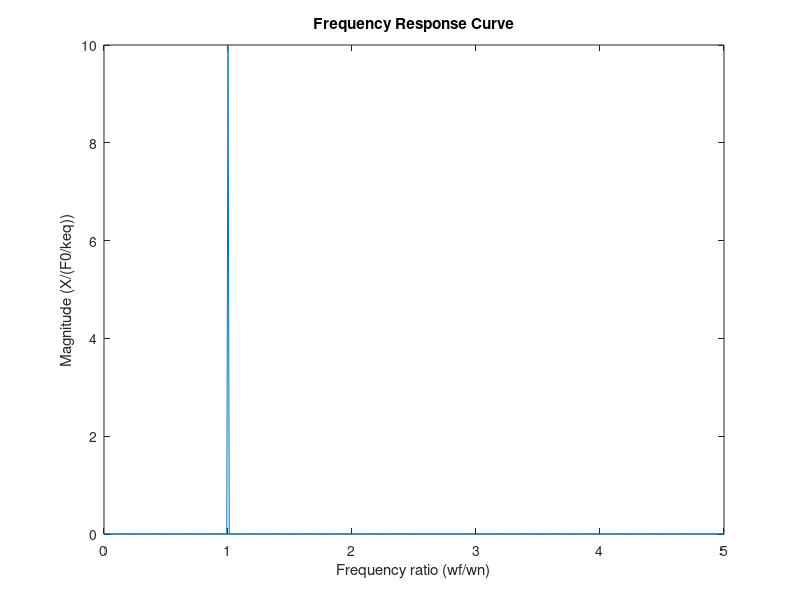

Write MATLAB code to recreate this figure.
% Shishir Khanal
% ME 4440
% Mechanical Vibrations Project
% Group Members:
% Sheeren Aljumah
% Jose Nunez Torres
% Shishir Khamal
% Date: 12/7/2018
% Purpose : Develop a simulation for the frequency response of the particular
% solution of the vibration system of interest
%-------------------------------------------------------------
clear; clc;
% Clears the screen and workspace for fresh start every time
mu = 0.3;
% Assume coefficient of kinetic friction between two aluminiums is taken as 0.3
M = 0.065;
% Total mass of the load and the motor is taken as 0.065kg
m0 = 0.018;
% mass odfload is taken as 0.18 kg
g = 9.81;
% Acceleration due to gravity is 9.81 ms^-2
e = 0.023 ;
% eccentricity of the rotating mass is 0.023 m
wf = ((4*mu*M*g)/(m0*e*pi))^(1/2);
% equation for limiting angular frequency
k1 = 101;
k2 = 58;
% Spring constanta
keq = k1+k2;
wn = (keq/(M+m0))^(1/2);
% equation for natural frequency
F0 = m0*e*wf^2;
% equation for F0
N = M*g;
% expression for Normal force
Term1 = 1-((4*mu*N)/(pi*F0))^2;
r = 0:0.01:5;
Term2 = (1-(r.^2)).^2;
X = (F0/keq)*((Term1./(Term2))).^(1/2) ;
Mag = abs(X/(F0/keq));
infval = isnan(Mag);
%locate 1
index = find(infval);
%Modify parameters to show a continous resonace curve
Mag(index) = 10;
% phase lag
t = 0:0.01:5;
% expression for particular solution
plot(t,Mag);
title('Frequency Response Curve');
ylabel('Magnitude (X/(F0/keq))');
xlabel('Frequency ratio (wf/wn)');
